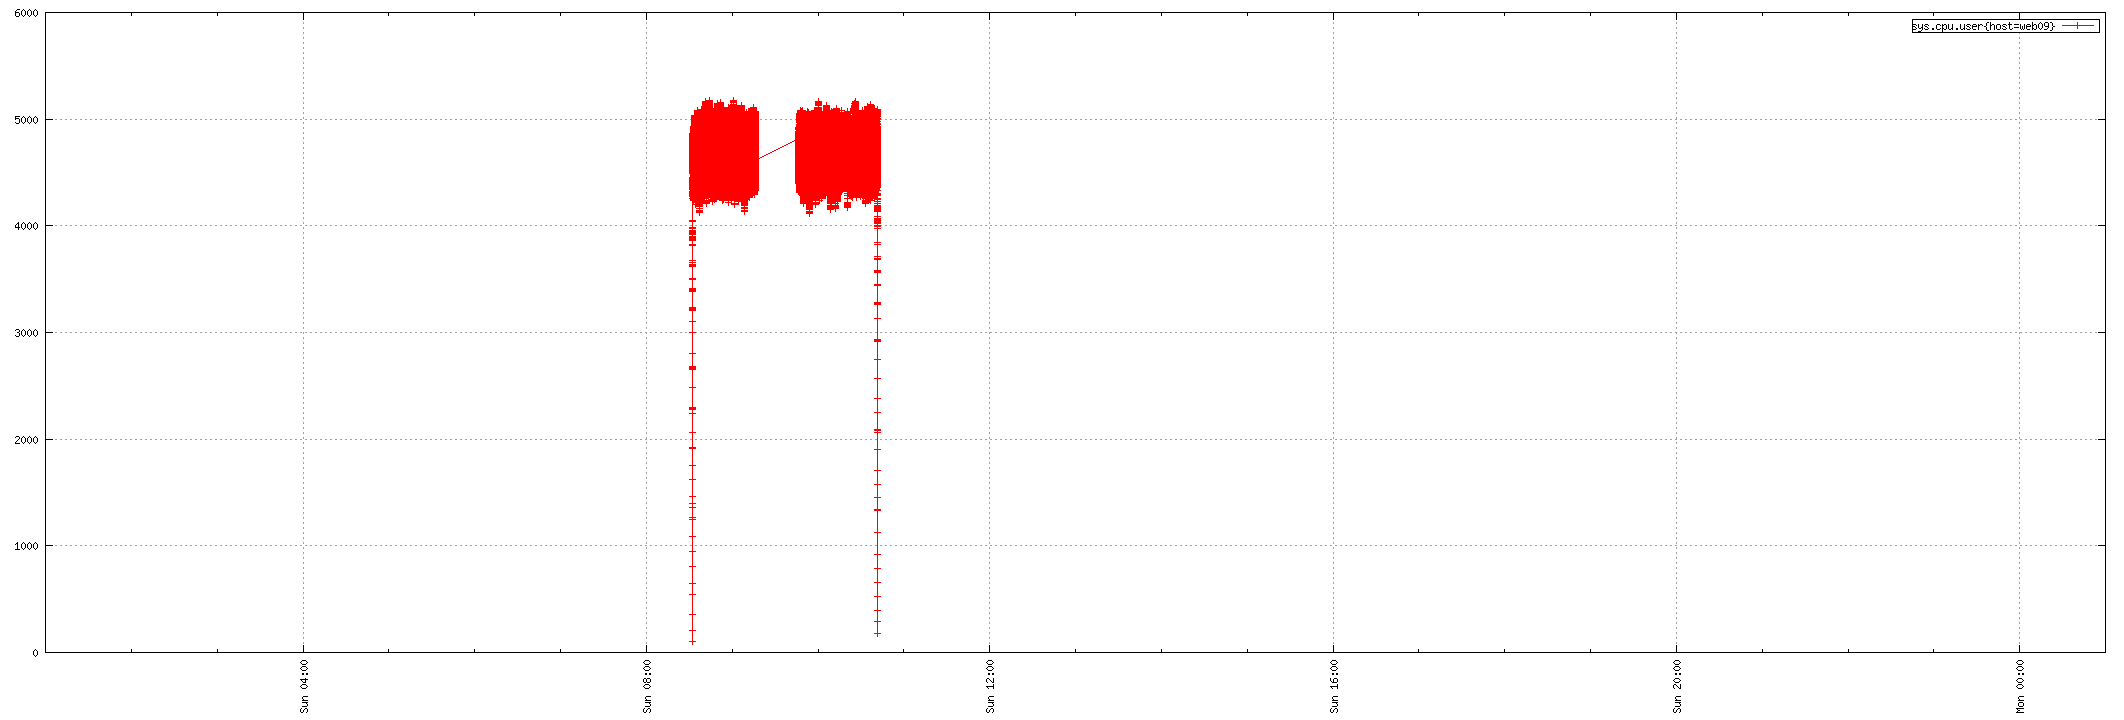

Generate this figure with gnuplot:
set term png small size 2124,720
set xdata time
set timefmt "%s"
if (GPVAL_VERSION < 4.6) set xtics rotate; else set xtics rotate right
set output "${TMPDIR-'tmp'}/tsd/be1ad7e5.png"
set xrange ["1673744400":"1673830800"]
set format x "%a %H:%M"
set grid
set style data linespoint
set key right box
set yrange [0:]
plot  "${TMPDIR-'tmp'}/tsd/be1ad7e5_0.dat" using 1:2 title "sys.cpu.user{host=web09}"
